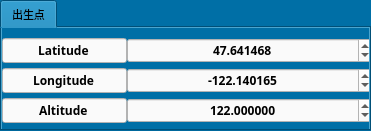
   <widget class="QTabWidget" name="tabWidget_4">
    <property name="geometry">
     <rect>
      <x>0</x>
      <y>160</y>
      <width>371</width>
      <height>131</height>
     </rect>
    </property>
    <property name="font">
     <font>
      <family>等线</family>
      <pointsize>8</pointsize>
      <weight>50</weight>
      <bold>false</bold>
     </font>
    </property>
    <property name="toolTip">
     <string>&lt;html&gt;&lt;head/&gt;&lt;body&gt;&lt;p&gt;params setting&lt;/p&gt;&lt;p&gt;&lt;br/&gt;&lt;/p&gt;&lt;/body&gt;&lt;/html&gt;</string>
    </property>
    <property name="styleSheet">
     <string notr="true">background-color: rgb(0, 111, 166);
</string>
    </property>
    <property name="currentIndex">
     <number>0</number>
    </property>
    <property name="usesScrollButtons">
     <bool>false</bool>
    </property>
    <widget class="QWidget" name="tab_4">
     <attribute name="title">
      <string>出生点</string>
     </attribute>
     <widget class="QWidget" name="formLayoutWidget_5">
      <property name="geometry">
       <rect>
        <x>0</x>
        <y>10</y>
        <width>371</width>
        <height>91</height>
       </rect>
      </property>
      <property name="font">
       <font>
        <family>Adobe 繁黑體 Std B</family>
        <weight>75</weight>
        <bold>true</bold>
       </font>
      </property>
      <layout class="QFormLayout" name="formLayout_3">
       <property name="horizontalSpacing">
        <number>0</number>
       </property>
       <property name="verticalSpacing">
        <number>5</number>
       </property>
       <item row="0" column="0">
        <widget class="QLineEdit" name="lineEdit_9">
         <property name="enabled">
          <bool>true</bool>
         </property>
         <property name="font">
          <font>
           <family>Adobe 繁黑體 Std B</family>
           <weight>75</weight>
           <bold>true</bold>
          </font>
         </property>
         <property name="styleSheet">
          <string notr="true">background-color: rgb(250, 250, 250);</string>
         </property>
         <property name="text">
          <string>Latitude</string>
         </property>
         <property name="alignment">
          <set>Qt::AlignCenter</set>
         </property>
         <property name="readOnly">
          <bool>true</bool>
         </property>
        </widget>
       </item>
       <item row="0" column="1">
        <widget class="QDoubleSpinBox" name="born_latitude_SpinBox">
         <property name="font">
          <font>
           <family>Adobe 繁黑體 Std B</family>
           <weight>75</weight>
           <bold>true</bold>
          </font>
         </property>
         <property name="styleSheet">
          <string notr="true">background-color: rgb(250, 250, 250);</string>
         </property>
         <property name="alignment">
          <set>Qt::AlignCenter</set>
         </property>
         <property name="decimals">
          <number>6</number>
         </property>
         <property name="minimum">
          <double>-90.000000000000000</double>
         </property>
         <property name="maximum">
          <double>90.000000000000000</double>
         </property>
         <property name="value">
          <double>47.641468000000003</double>
         </property>
        </widget>
       </item>
       <item row="1" column="0">
        <widget class="QLineEdit" name="lineEdit_10">
         <property name="font">
          <font>
           <family>Adobe 繁黑體 Std B</family>
           <weight>75</weight>
           <bold>true</bold>
          </font>
         </property>
         <property name="styleSheet">
          <string notr="true">background-color: rgb(250, 250, 250);</string>
         </property>
         <property name="text">
          <string>Longitude</string>
         </property>
         <property name="alignment">
          <set>Qt::AlignCenter</set>
         </property>
         <property name="readOnly">
          <bool>true</bool>
         </property>
        </widget>
       </item>
       <item row="1" column="1">
        <widget class="QDoubleSpinBox" name="born_longitude_SpinBox">
         <property name="font">
          <font>
           <family>Adobe 繁黑體 Std B</family>
           <weight>75</weight>
           <bold>true</bold>
          </font>
         </property>
         <property name="contextMenuPolicy">
          <enum>Qt::DefaultContextMenu</enum>
         </property>
         <property name="styleSheet">
          <string notr="true">background-color: rgb(250, 250, 250);</string>
         </property>
         <property name="alignment">
          <set>Qt::AlignCenter</set>
         </property>
         <property name="decimals">
          <number>6</number>
         </property>
         <property name="minimum">
          <double>-180.000000000000000</double>
         </property>
         <property name="maximum">
          <double>180.000000000000000</double>
         </property>
         <property name="value">
          <double>-122.140164999999996</double>
         </property>
        </widget>
       </item>
       <item row="2" column="0">
        <widget class="QLineEdit" name="lineEdit_11">
         <property name="font">
          <font>
           <family>Adobe 繁黑體 Std B</family>
           <weight>75</weight>
           <bold>true</bold>
          </font>
         </property>
         <property name="styleSheet">
          <string notr="true">background-color: rgb(250, 250, 250);</string>
         </property>
         <property name="text">
          <string>Altitude</string>
         </property>
         <property name="alignment">
          <set>Qt::AlignCenter</set>
         </property>
         <property name="readOnly">
          <bool>true</bool>
         </property>
        </widget>
       </item>
       <item row="2" column="1">
        <widget class="QDoubleSpinBox" name="born_altitude_SpinBox">
         <property name="font">
          <font>
           <family>Adobe 繁黑體 Std B</family>
           <weight>75</weight>
           <bold>true</bold>
          </font>
         </property>
         <property name="styleSheet">
          <string notr="true">background-color: rgb(250, 250, 250);</string>
         </property>
         <property name="alignment">
          <set>Qt::AlignCenter</set>
         </property>
         <property name="decimals">
          <number>6</number>
         </property>
         <property name="minimum">
          <double>-10000.000000000000000</double>
         </property>
         <property name="maximum">
          <double>10000.000000000000000</double>
         </property>
         <property name="value">
          <double>122.000000000000000</double>
         </property>
        </widget>
       </item>
      </layout>
     </widget>
    </widget>
   </widget>
